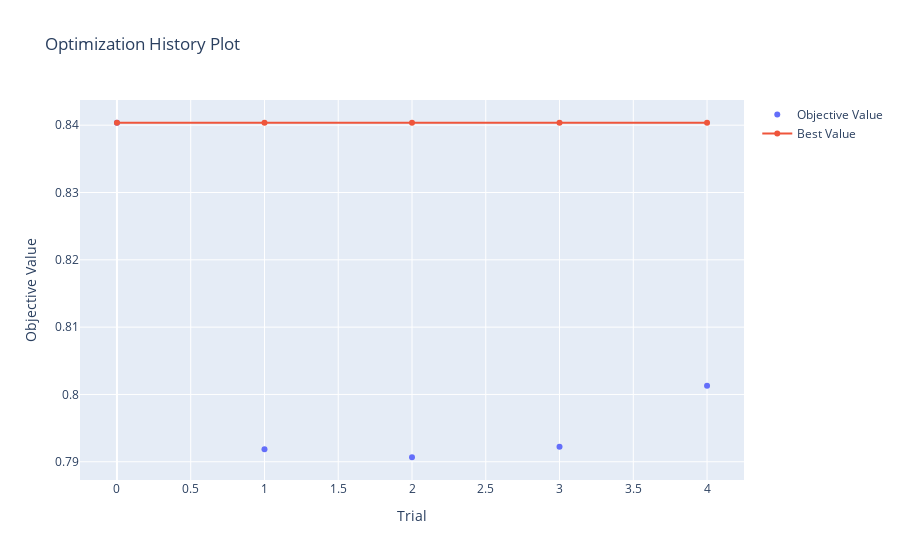

The notebook cell saved with this chart:
### Markdown cell above
### Visualization of the learning curves of the trials

### Code cell
optuna.visualization.plot_optimization_history(study)

### Figure 1 — Plotly figure (JSON) as saved in the notebook; plotly's stock layout.template omitted (floating-point values rounded to 4 significant figures)
{"data": [{"mode": "markers", "name": "Objective Value", "type": "scatter", "x": [0, 1, 2, 3, 4], "y": [0.8404, 0.7919, 0.7907, 0.7922, 0.8013]}, {"name": "Best Value", "type": "scatter", "x": [0, 1, 2, 3, 4], "y": [0.8404, 0.8404, 0.8404, 0.8404, 0.8404]}], "layout": {"title": {"text": "Optimization History Plot"}, "xaxis": {"title": {"text": "Trial"}}, "yaxis": {"title": {"text": "Objective Value"}}}}
